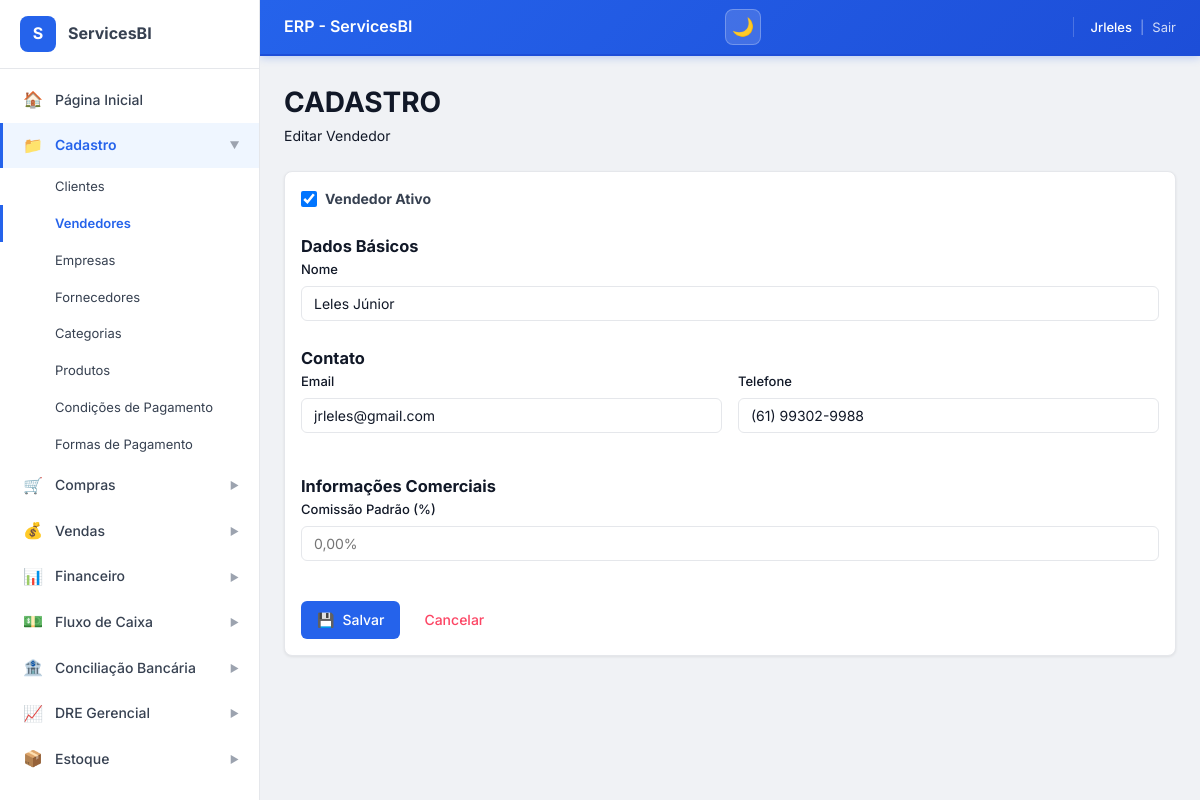
Page /cadastro/vendedores/editar/1/ (signed in) on the committed database.
### ERP_ServicesBI/models.py (models this page shows, shortened)
class Vendedor(models.Model):
    usuario = models.OneToOneField(
        User,
        on_delete=models.PROTECT,
        related_name='vendedor_profile',
        verbose_name='Usuário do Sistema',
        null=True,
        blank=True
    )
    nome = models.CharField(max_length=255, verbose_name='Nome')
    email = models.EmailField(blank=True, null=True, verbose_name='E-mail')
    telefone = models.CharField(max_length=20, blank=True, null=True, verbose_name='Telefone')
    percentual_comissao = models.DecimalField(
        max_digits=5,
        decimal_places=2,
        default=0,
        verbose_name='% Comissão'
    )
    meta_vendas = models.DecimalField(
        max_digits=12,
        decimal_places=2,
        default=0,
        verbose_name='Meta de Vendas'
    )
    ativo = models.BooleanField(default=True, verbose_name='Ativo')
    observacoes = models.TextField(blank=True, verbose_name='Observações')
    criado_em = models.DateTimeField(auto_now_add=True)
    class Meta:
        verbose_name = 'Vendedor'
        verbose_name_plural = 'Vendedores'
        ordering = ['nome']

### ERP_ServicesBI/views.py (the view)
# urls.py: path('cadastro/vendedores/editar/<int:pk>/', views.vendedor_edit, name='vendedor_edit'),
@login_required
def vendedor_edit(request, pk):
    vendedor = get_object_or_404(Vendedor, pk=pk)
    if request.method == 'POST':
        form = VendedorForm(request.POST, instance=vendedor)
        if form.is_valid():
            form.save()
            messages.success(request, 'Vendedor atualizado com sucesso!')
            return redirect('ERP_ServicesBI:vendedor_list')
    else:
        form = VendedorForm(instance=vendedor)
    context = {'form': form, 'titulo': 'Editar Vendedor', 'vendedor': vendedor}
    return render(request, 'cadastro/vendedor_form.html', context)

### ERP_ServicesBI/forms.py
class VendedorForm(BaseForm):
    class Meta:
        model = Vendedor
        fields = '__all__'
    def __init__(self, *args, **kwargs):
        super().__init__(*args, **kwargs)
        self.fields['email'].required = False
        self.fields['telefone'].required = False
        self.fields['percentual_comissao'].required = False
        self.fields['meta_vendas'].required = False
        self.fields['ativo'].required = False

### ERP_ServicesBI/templates/cadastro/vendedor_form.html (shortened to what this page needs)
{% extends 'base.html' %}
{% load static %}
{% block content %}
<div class="erp-page-header erp-mb-6">
    <h1 class="erp-page-title">CADASTRO</h1>
    <p class="erp-page-subtitle">{% if vendedor %}Editar{% else %}Novo{% endif %} Vendedor</p>
</div>
<div class="erp-card" style="max-width: 900px;">
    <form method="post" id="vendedorForm" class="erp-form">
        <div class="erp-form-group erp-mb-4">
            <label class="erp-checkbox" style="display: flex; align-items: center; gap: 8px; cursor: pointer; font-size: 14px; color: var(--gray-700);">
                <input type="checkbox"
                       name="ativo"
                       value="True"
                       {% if vendedor.ativo or not vendedor %}checked{% endif %}
                       style="width: 16px; height: 16px; cursor: pointer;">
                <span><strong>Vendedor Ativo</strong></span>
            </label>
        </div>
        <h3 class="erp-section-title">Dados Básicos</h3>
        <div class="erp-form-group">
            <label class="erp-label erp-label-required" for="nome">Nome</label>
            <input type="text" name="nome" id="nome"
                   value="{{ vendedor.nome|default:'' }}"
                   class="erp-input"
                   placeholder="Digite o nome do vendedor"
                   required>
        </div>
        <h3 class="erp-section-title erp-mt-6">Contato</h3>
        <div class="erp-form-row">
            <div class="erp-form-group">
                <label class="erp-label" for="email">Email</label>
                <input type="email" name="email" id="email"
                       value="{{ vendedor.email|default:'' }}"
                       class="erp-input"
                       placeholder="email@exemplo.com">
            </div>
            <div class="erp-form-group">
                <label class="erp-label" for="telefone">Telefone</label>
                <input type="text" name="telefone" id="telefone"
                       value="{{ vendedor.telefone|default:'' }}"
                       class="erp-input"
                       placeholder="(00) 00000-0000"
                       maxlength="15">
            </div>
        </div>
        <h3 class="erp-section-title erp-mt-6">Informações Comerciais</h3>
        <div class="erp-form-row">
            <div class="erp-form-group" style="flex: 0 0 200px;">
                <label class="erp-label" for="comissao_padrao">Comissão Padrão (%)</label>
                <input type="text" name="comissao_padrao" id="comissao_padrao"
                       value="{{ vendedor.comissao_padrao|default:'' }}"
                       class="erp-input"
                       placeholder="0,00%">
            </div>
        </div>
        <div class="erp-flex erp-gap-2 erp-mt-6">
            <button type="submit" class="erp-btn erp-btn--primary">
                <span>💾</span>
                <span>Salvar</span>
            </button>
            <a href="{% url 'ERP_ServicesBI:vendedor_list' %}" class="erp-btn erp-btn--outline" style="color: #fc4564; border-color: #fc4564;">
                <span>Cancelar</span>
            </a>
        </div>
    </form>
</div>
{% endblock %}

### ERP_ServicesBI/templates/components/_header.html (shortened to what this page needs)
<header class="erp-header">
    <div class="erp-flex erp-items-center erp-gap-2">
        <h1 class="erp-header__title">
            {% block header_title %}ERP - ServicesBI{% endblock %}
        </h1>
    </div>
    <div class="erp-header__controls">
        <button class="erp-header__theme-btn"
                onclick="toggleTheme()"
                title="Alternar tema (dark/light)"
                id="themeToggleBtn">
            <span id="themeIcon">🌙</span>
        </button>
    </div>
    <div class="erp-header__user">
        <span class="erp-header__user-name">
            {{ request.user.first_name|default:request.user.username }}
        </span>
        <span style="opacity:0.5">|</span>
        <a href="{% url 'ERP_ServicesBI:logout' %}" class="erp-header__logout">Sair</a>
    </div>
</header>

### rows in the picture
Vendedor: ativo "☑", nome "Leles Júnior", email "jrleles@gmail.com", telefone "(61) 99302-9988"

### other values in the picture
{{ request.user.first_name|default:request.user.username }} "Jrleles"
